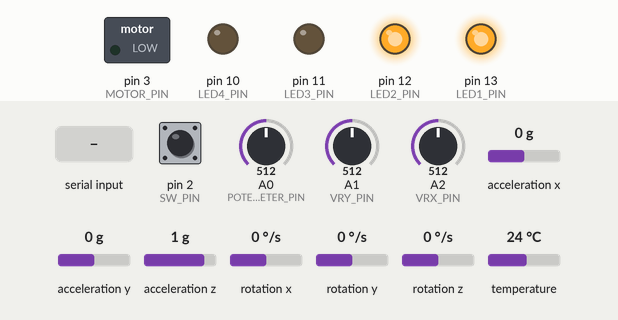
This sketch was run on a simulated Arduino Uno, built with avr-gcc and run on an emulated ATmega328P. Shown: switched loads named in the sketch (green lamp = pin HIGH), output pins drawn as LEDs (lit = HIGH). Inputs (shaded band) come from the test bench; at power-on: A0 (POTENTIOMETER_PIN) = 512, pin 2 (SW_PIN) HIGH, A1 (VRY_PIN) = 512, A2 (VRX_PIN) = 512, acceleration x 0 g, acceleration y 0 g, acceleration z 1 g, rotation x 0 °/s, rotation y 0 °/s, rotation z 0 °/s, temperature 24 °C. What the sketch prints to the serial monitor is not drawn.

Above: at 1.3 s.
1.4 s: A0 (POTENTIOMETER_PIN) set to 417
2.9 s: A0 (POTENTIOMETER_PIN) set to 389
At 3.6 s:
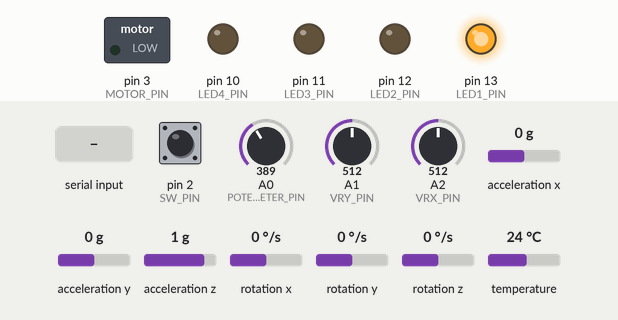
4.4 s: "1" received over Serial
At 5.6 s:
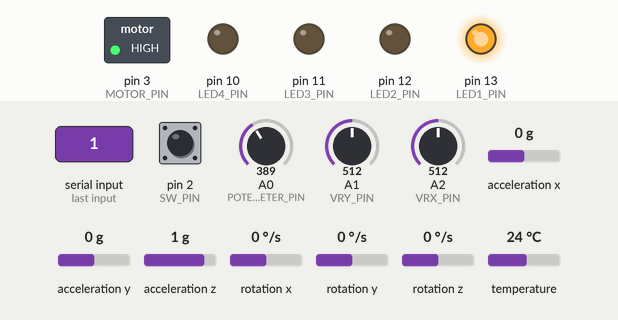
5.9 s: A0 (POTENTIOMETER_PIN) set to 213
8.9 s: A0 (POTENTIOMETER_PIN) set to 187
At 9.4 s:
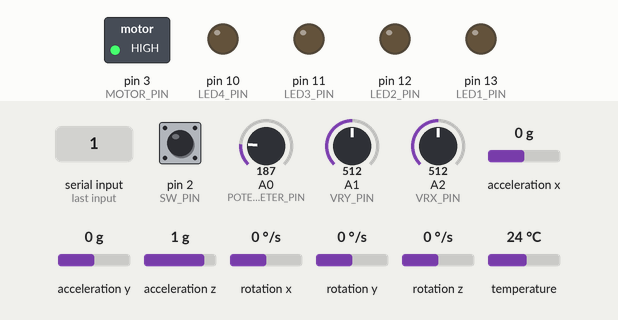
Timing chart, 0 to 11.9 s (numbered marks = the images above; inputs shaded):
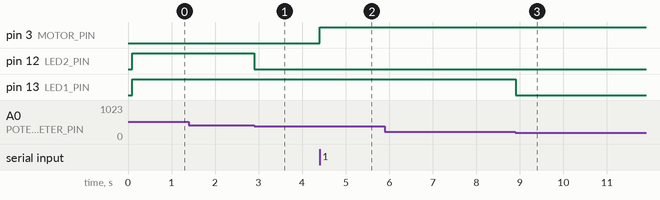

Measured:
- the behaviour switches between 408 and 407 on A0 (POTENTIOMETER_PIN) (found by bisection; images 0 and 1)
- the behaviour switches between 204 and 203 on A0 (POTENTIOMETER_PIN) (found by bisection; images 2 and 3)
- after the input at 2.9 s, pin 12 (LED2_PIN): HIGH → LOW at once
- after the input at 4.4 s, pin 3 (MOTOR_PIN): LOW → HIGH at once
- after the input at 8.9 s, pin 13 (LED1_PIN): HIGH → LOW at once

The sketch:

SoYou_reTellingMe.ino
```cpp
#include <Adafruit_MPU6050.h>
#include <Adafruit_Sensor.h>
#include <Wire.h>


//---------Analouge-Inputs---------//
Adafruit_MPU6050 mpu; // This is variable for the Gyro/Accel
#define VRX_PIN  A2 // Joystick VRX pin
#define VRY_PIN  A1 // Joystick VRY pin
#define SW_PIN 2  // Pin for Joystick Button (R3)
#define POTENTIOMETER_PIN A0
//-------------------------------//


//---------Digital-Inputs---------//
#define LED1_PIN 13
#define LED2_PIN 12
#define LED3_PIN 11
#define LED4_PIN 10

#define MOTOR_PIN 3
//-------------------------------//

String sendData;


//---------Joystick-Inputs---------//
int joyXValue = 0; // To store value of the joystick's X axis
int joyYValue = 0; // To store value of the joystick's Y axis
int joyBValue = 0; // Stores joystick button value 0 is on 1 is off (according to testing)
//--------------------------------//

//---------Gyro-Inputs---------//
float gXValue = 0;
float gYValue = 0;
float gZValue = 0;
//--------------------------------//

int LED_AMOUNT = 5;

//int potentValue;
int mappedPotVal;


void setup() {
  // put your setup code here, to run once:
  Serial.begin(115200);

  GyroSetup();


  pinMode(LED1_PIN, OUTPUT);        // LED 1
  pinMode(LED2_PIN, OUTPUT);        // LED 2
  pinMode(LED3_PIN, OUTPUT);        // LED 3
  pinMode(LED4_PIN, OUTPUT);        // LED 4

  pinMode(MOTOR_PIN, OUTPUT);
  digitalWrite(MOTOR_PIN, LOW);

  digitalWrite(2,HIGH);             //joystick button

  // // Turns off all the leds at first
  // digitalWrite(LED1_PIN, LOW);
  // digitalWrite(LED2_PIN, LOW);
  // digitalWrite(LED3_PIN, LOW);
  // digitalWrite(LED4_PIN, LOW);


}

void loop() {
  // put your main code here, to run repeatedly:
  LedsWithPotent();
  WriteSerial();
  ReadSerial();
}

void WriteSerial()
{
  // Needed for Gyro
  sensors_event_t a, g, temp;
	mpu.getEvent(&a, &g, &temp);

  // read analog X and Y analog values
  joyXValue = analogRead(VRX_PIN);
  joyYValue = analogRead(VRY_PIN);
  // Gets the button state of the button on joystick
  // 0 is on 1 is off (according to testing)
  joyBValue = digitalRead(2);

  gXValue = g.gyro.x;
  gYValue = g.gyro.y;
  gZValue = g.gyro.z;

  sendData = String(mappedPotVal) + "," +
  String(gXValue) + "," + String(gYValue) + "," + String(gZValue) + "," +
  String(joyXValue) + "," + String(joyYValue) + "," + String(joyBValue);
  Serial.println(sendData);


}

void ReadSerial()
{
   //Here use chars to detect outputs from Unity
  if(Serial.available())
  {
    int motorState = Serial.read();

    switch(motorState)
    {
      case '1':
        digitalWrite(MOTOR_PIN, HIGH);
        break;
      case '0':
        digitalWrite(MOTOR_PIN, LOW);
        break;
      default:
        digitalWrite(MOTOR_PIN, LOW);
        break;
    }

  }

}


// Takes value from potent to leds to turn them on
// No interaction between Unity and LEDs
void LedsWithPotent()
{
  int potentValue = analogRead(POTENTIOMETER_PIN);
  mappedPotVal = (902)-analogRead(POTENTIOMETER_PIN);
  int ledChoice = potentValue / (1024 / LED_AMOUNT);
  // Serial.print("Value: ");
  // Serial.println(ledChoice);

  if (ledChoice > LED_AMOUNT - 1)
  {
    ledChoice = LED_AMOUNT - 1;
  }

  // No LEDs are on
  if(ledChoice == 0)
  {
    digitalWrite(LED1_PIN, LOW);
    digitalWrite(LED2_PIN, LOW);
    digitalWrite(LED3_PIN, LOW);
    digitalWrite(LED4_PIN, LOW);

  }
  else if(ledChoice == 1)
  {
    digitalWrite(LED1_PIN, HIGH);
    digitalWrite(LED2_PIN, LOW);
    digitalWrite(LED3_PIN, LOW);
    digitalWrite(LED4_PIN, LOW);

  }
  else if(ledChoice == 2)
  {
    digitalWrite(LED1_PIN, HIGH);
    digitalWrite(LED2_PIN, HIGH);
    digitalWrite(LED3_PIN, LOW);
    digitalWrite(LED4_PIN, LOW);

  }
  else if(ledChoice == 3)
  {
    digitalWrite(LED1_PIN, HIGH);
    digitalWrite(LED2_PIN, HIGH);
    digitalWrite(LED3_PIN, HIGH);
    digitalWrite(LED4_PIN, LOW);

  }
  else if(ledChoice == 4)
  {
    digitalWrite(LED1_PIN, HIGH);
    digitalWrite(LED2_PIN, HIGH);
    digitalWrite(LED3_PIN, HIGH);
    digitalWrite(LED4_PIN, HIGH);

  }


}

void GyroSetup()
{
  // Try to initialize!
	if (!mpu.begin()) {
		// Serial.println("Failed to find MPU6050 chip"); // Commented out cause this will be sent to Unity
		while (1) {
		  delay(10);
		}
	}
	// Serial.println("MPU6050 Found!"); // Commented out cause this will be sent to Unity

	// set accelerometer range to +-8G
	mpu.setAccelerometerRange(MPU6050_RANGE_8_G);

	// set gyro range to +- 500 deg/s
	mpu.setGyroRange(MPU6050_RANGE_500_DEG);

	// set filter bandwidth to 21 Hz
	mpu.setFilterBandwidth(MPU6050_BAND_21_HZ);

	delay(100);
}
```
